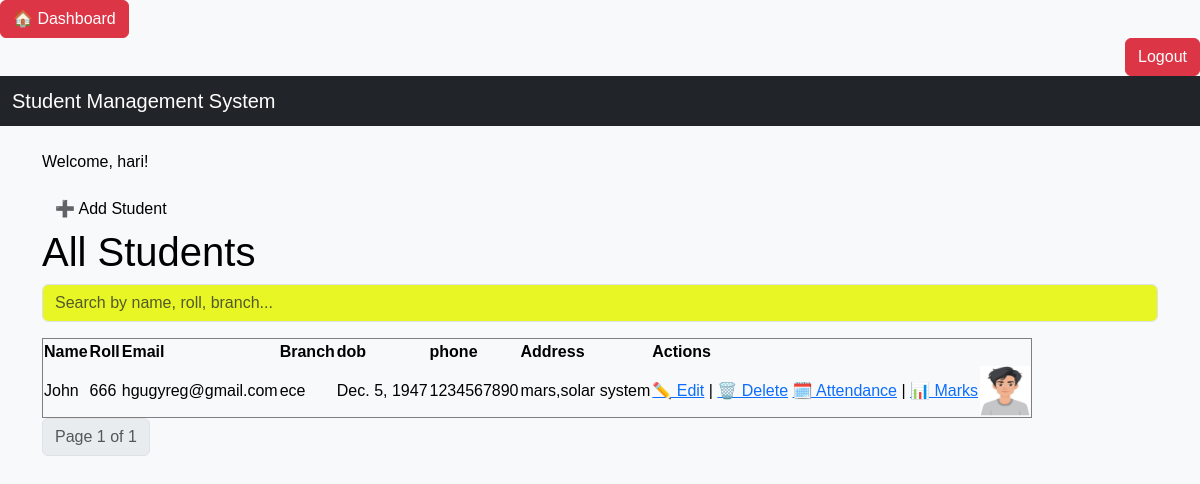
The app's page /students/ (signed in) with its own data.
### student/models.py (models this page shows, shortened)
class students(models.Model):
    user = models.OneToOneField(User, on_delete=models.CASCADE, null=True, blank=True)
    name=models.CharField(max_length=50)
    roll=models.IntegerField(unique=True)
    branch=models.CharField(max_length=10)
    email=models.EmailField()
    profile_pic = models.ImageField(upload_to='profile_pics/', blank=True, null=True)
    dob = models.DateField(null=True, blank=True)
    phone = models.CharField(max_length=15,null=True, blank=True)
    address = models.TextField(max_length=100,null=True, blank=True)

### student/views.py (the view)
# urls.py: path("students/",v.students_lst,name="std_lst"),
@login_required
def students_lst(request):
    query = request.GET.get('search', '')
    student_data = students.objects.all()
    if query:
        student_data = student_data.filter(
            Q(name__icontains=query) |
            Q(roll__icontains=query) |
            Q(branch__icontains=query)
        )
    paginator = Paginator(student_data, 10)
    page = request.GET.get('page')
    student_data = paginator.get_page(page)
    return render(request, 'students_list.html', {
        'students': student_data,
        'search_query': query
    }
    )

### templates/students_list.html (shortened to what this page needs)
{% extends "mainbt.html" %}
{% load static %}
{% block content %}
<!DOCTYPE html>
<html>
<head>
</head>
<body>
    <p>Welcome, {{ user.username }}!</p>
    <form action="{% url 'add_student' %}" method="get">
  <button type="submit" class="btn">➕ Add Student</button>
</form>
    <h1>All Students</h1>
    <form method="get" class="mb-3">
  <input type="text" name="search" value="{{ request.GET.search }}" placeholder="Search by name, roll, branch..." class="form-control">
    </form>
    <table border="1">
        <tr>
            <th>Name</th>
            <th>Roll</th>
            <th>Email</th>
            <th>Branch</th>
            <th>dob</th>
            <th>phone</th>
            <th>Address</th>
            <th>Actions</th>
        </tr>
        {% for student in students %}
        <tr>
            <td>{{ student.name }}</td>
            <td>{{ student.roll }}</td>
            <td>{{ student.email }}</td>
            <td>{{ student.branch }}</td>
            <td>{{ student.dob}}</td>
            <td>{{ student.phone }}</td>
            <td>{{ student.address }}</td>
            <td>
    <a href="{% url 'edit_student' student.id %}">✏️ Edit</a> |
    <a href="{% url 'delete_student' student.id %}">🗑️ Delete</a>
    <a href="{% url 'add_attendance' student.id %}">🗓️ Attendance</a> |
    <a href="{% url 'add_marks' student.id %}">📊 Marks</a>
            </td>
             <td>
      {% if student.profile_pic %}
        <img src="{{ student.profile_pic.url }}" width="50" height="50">
      {% else %}
        No Image
      {% endif %}
    </td>
        </tr>
        {% empty %}
        <tr><td colspan="4">No students found</td></tr>
        {% endfor %}
    </table>
    <nav>
  <ul class="pagination">
    <li class="page-item disabled">
      <a class="page-link">Page {{ students.number }} of {{ students.paginator.num_pages }}</a>
    </li>
  </ul>
</nav>
{% endblock %}

### static/css/styles.css (style rules this page uses)
:root { --bs-body-bg: #e6f608e0 !important; --bs-body-color: #000000 !important; }
body { background-color: var(--bs-body-bg) !important; color: var(--bs-body-color) !important; font-family: Arial, sans-serif !important; }

### records on screen
students: name "John", roll "666", email "hgugyreg@gmail.com", branch "ece", dob "Dec. 5, 1947", phone "1234567890", address "mars,solar system", profile_pic (picture)

### other values on screen
{{ user.username }} "hari"
{{ students.number }} "1"
{{ students.paginator.num_pages }} "1"
